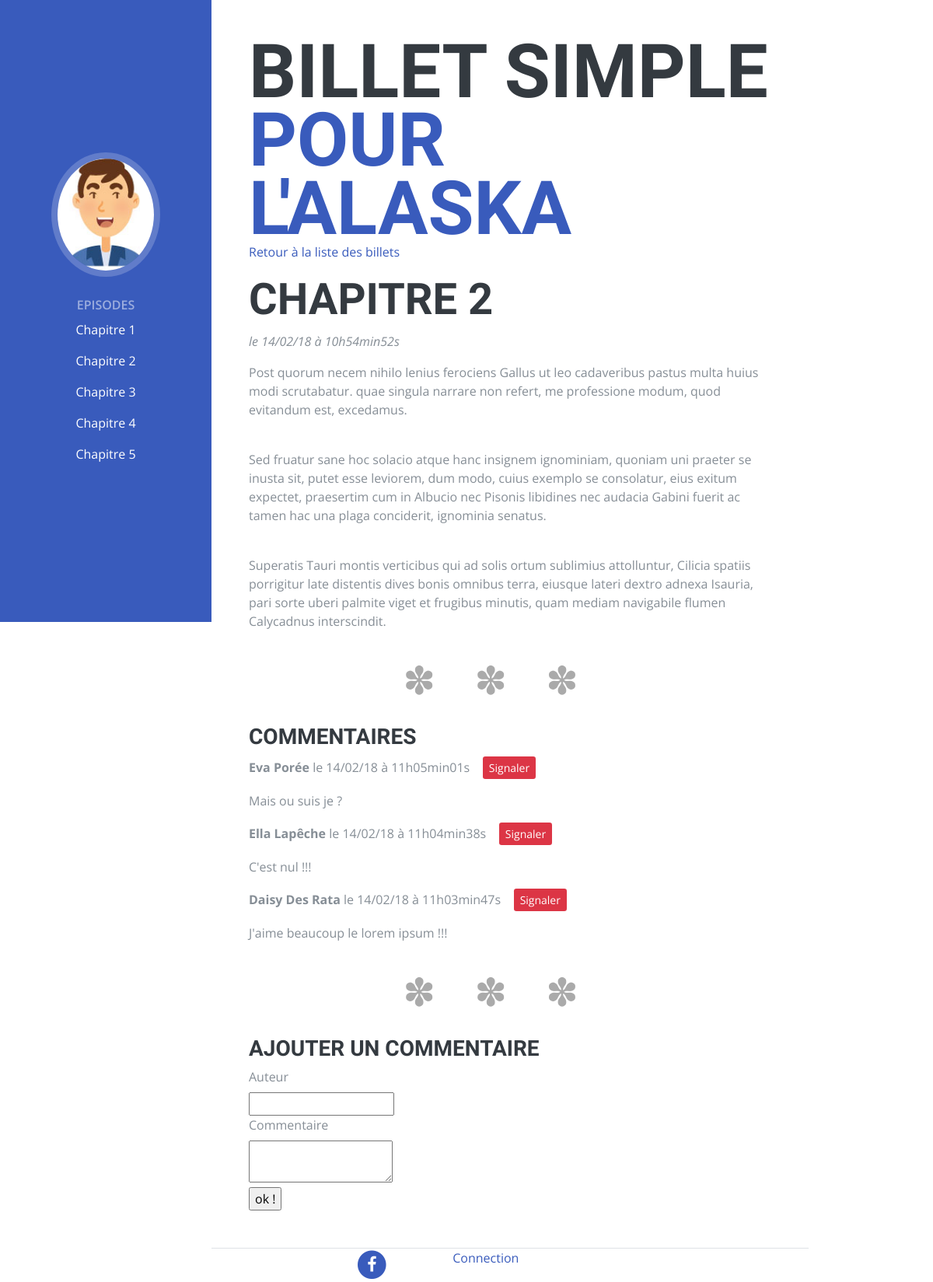
Page /index.php?action=post&id=24 on the earlier database version.
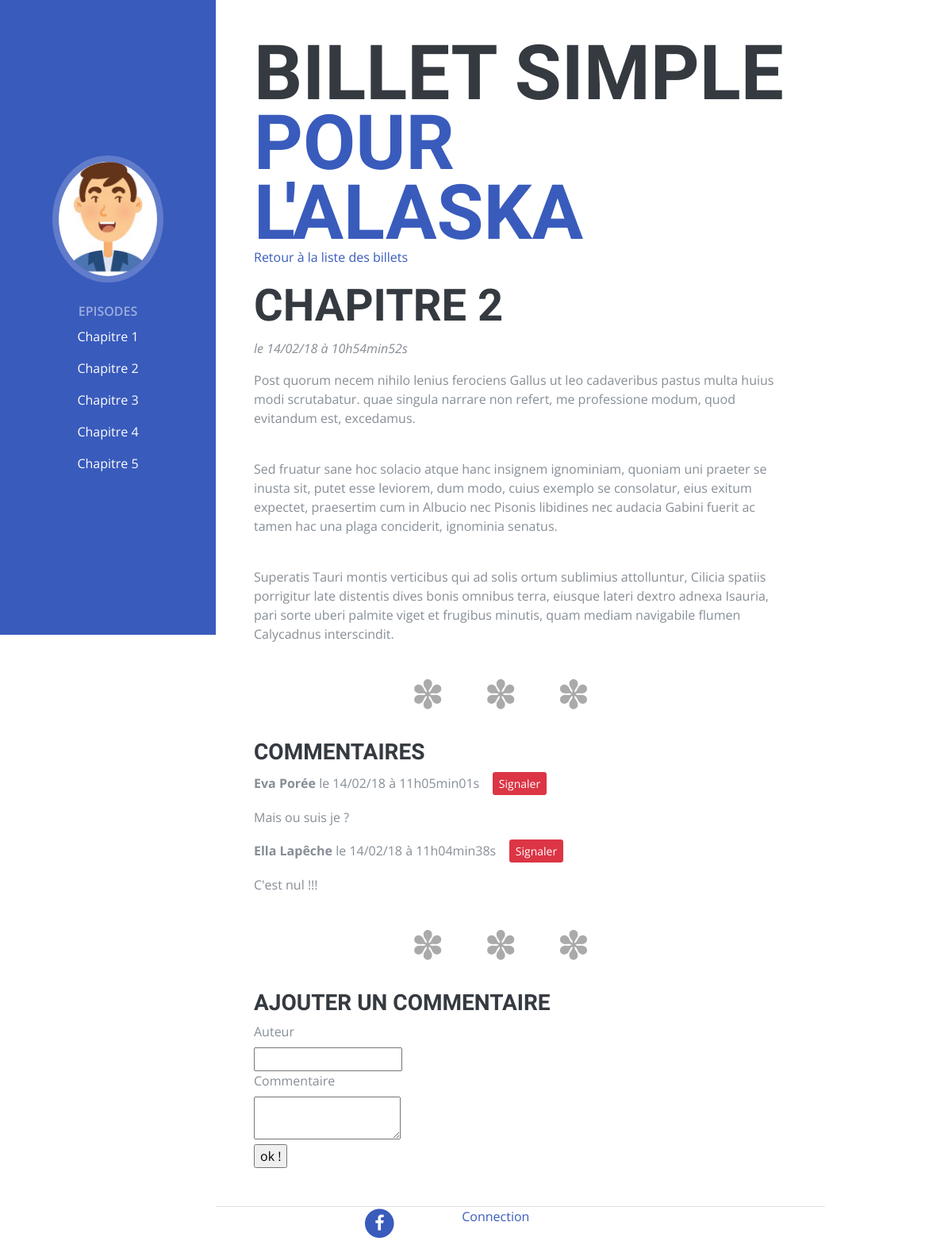
Same page on the later database version.
### tables this page shows
CREATE TABLE `posts` (
  `id` int(11) NOT NULL,
  `title` varchar(255) NOT NULL,
  `content` text NOT NULL,
  `author` varchar(255) NOT NULL DEFAULT 'Jean Forteroche',
  `datecreation` datetime NOT NULL DEFAULT CURRENT_TIMESTAMP
);

CREATE TABLE `comments` (
  `id` int(11) NOT NULL,
  `post_id` int(11) NOT NULL,
  `alert` int(11) NOT NULL DEFAULT '1',
  `author` varchar(255) NOT NULL,
  `comment` text NOT NULL,
  `comment_date` datetime NOT NULL
);

### controller/frontend.php (called while the page is built, shortened)
<?php
require_once('model/PostManager.php');
require_once('model/CommentManager.php');
function post() {
	$postManager = new PostManager();
	$commentManager = new CommentManager();
	$post = $postManager->getPost($_GET['id']);
	$posts = $postManager->getPosts();
	$comments = $commentManager->getComments($_GET['id']);
	require('view/frontend/postView.php');
}

### model/PostManager.php (called while the page is built, shortened)
<?php
class PostManager extends Manager {
	public function getPosts() {
		$db = $this->dbconnect();
		$req = $db->query('SELECT id, title, content, DATE_FORMAT(datecreation, \'%d/%m/%Y à %Hh%imin%ss\') AS date_creation_fr FROM posts ORDER BY title ASC LIMIT 0, 10');
		$posts = $req->fetchAll();
		return $posts;
	}
	public function getPost($postId) {
		$db = $this->dbconnect();
		$req = $db->prepare('SELECT id, title, content, DATE_FORMAT(datecreation, \'%d/%m/%y à %Hh%imin%ss\') AS date_creation_fr FROM posts WHERE id = ?');
		$req->execute(array($postId));
		$post = $req->fetch();
		return $post;
	}
}

### model/CommentManager.php (called while the page is built, shortened)
<?php
class CommentManager extends Manager {
	public function getComments($postId) {
		$db = $this->dbConnect();
		$comments = $db->prepare('SELECT id, post_id, author, comment, alert, DATE_FORMAT(comment_date, \'%d/%m/%y à %Hh%imin%ss\') AS comment_date_fr FROM comments WHERE post_id = ? AND alert <= 2 order by comment_date DESC');
		$comments->execute(array($postId));
		return $comments;
	}
}

### view/frontend/postView.php (the view, shortened to what this page needs)
<div class="container-fluid p-0">
      <section class="resume-section p-3 p-lg-5 d-flex d-column" id="about">
        <div class="my-auto">
          <h1 class="mb-0">Billet simple
            <span class="text-primary">pour l'Alaska</span>
          </h1>
<p><a href="index.php?action=listPosts">Retour à la liste des billets</a></p>
<div class="news">
	<h2>
		<?php echo htmlspecialchars($post['title']); ?>
	</h2>
		<em>le <?php echo $post['date_creation_fr']; ?></em>
	<p>
		<?php
		echo nl2br($post['content']);
		?>
	</p>
</div>
<h3>Commentaires</h3>
<?php
while ($comment = $comments->fetch())
{
?>
	<p><strong><?= htmlspecialchars($comment['author']) ?></strong> le <?= $comment['comment_date_fr']?> &nbsp;&nbsp;&nbsp;<a type="submit" class="btn-sm btn-danger button"  href="index.php?action=alertcom&amp;id=<?=$comment['id'] ?>" role="button">Signaler</a></p>
	<p><?= nl2br(htmlspecialchars($comment['comment'])) ?></p>
<?php
	}
?>
<h3>Ajouter un commentaire</h3>
<form action="index.php?action=addComment&amp;id=<?= $post['id'] ?>" method="POST">
	<div>
		<label for="author">Auteur</label><br />
		<input type="text" id="author" name="author">
	</div>
	<div>
		<label for="comment">Commentaire</label><br />
		<textarea id="comment" name="comment"></textarea>
	</div>
	<div>
		<input type="submit" name="envoyer" value="ok !">
	</div>
</form>
</div>
<?php $content = ob_get_clean(); ?>
<?php require('template.php'); ?>

### index.php (shortened to what this page needs)
	<?php
	require('controller/frontend.php');
try {
		if (isset($_GET['action'])) {
			if ($_GET['action'] == 'listPosts') {
			listPosts();
			}
			elseif ($_GET['action'] == 'post') {
				if (isset($_GET['id']) && $_GET['id'] > 0) {
					post();
				}
				else {
					throw new Exception('aucun identifiant de billet envoyé');
				}
			}
			elseif ($_GET['action'] == 'connexion') {
					connexion();
			}
		}
		else {
			index();
		}
	}
	catch(Exception $e)  {
		$postManager = new PostManager();
		$posts = $postManager->getPosts();
		$errorMessage = $e->getMessage();
		require('view/frontend/errorView.php');
	}

### view/frontend/template.php (shortened to what this page needs)
<!DOCTYPE html>
<html lang="en">
  <head>
    <link href="public/vendor/bootstrap/css/bootstrap.min.css" rel="stylesheet">
    <link href="public/vendor/font-awesome/css/font-awesome.min.css" rel="stylesheet">
    <link href="public/vendor/devicons/css/devicons.min.css" rel="stylesheet">
    <link href="public/vendor/simple-line-icons/css/simple-line-icons.css" rel="stylesheet">
    <link href="public/css/resume.min.css" rel="stylesheet">
     <link href="public/css/styles.css" rel="stylesheet">
  </head>
<body id="page-top">
    <?php require('menu.php') ?>
    <div class="row">
        <div class = col-lg-10>
            <?= $content ?>
        </div>
    </div>
    <div class = "row">
        <div class="col-lg-12">
            <?php require('footer.php') ?>
        </div>
    </div>
</body>
</html>

### view/frontend/menu.php (shortened to what this page needs)
  <nav class="navbar navbar-expand-lg navbar-dark bg-primary fixed-top" id="sideNav">
      <a class="navbar-brand js-scroll-trigger" href="index.php">
        <span class="d-none d-lg-block">
          <img class="img-fluid img-profile rounded-circle mx-auto mb-2" src="public/img/profile.jpg" alt="">
        </span>
      </a>
      <div class="collapse navbar-collapse" id="navbarSupportedContent">
        <ul class="navbar-nav">
          <li class="nav-item">
            <a class="nav-link js-scroll-trigger" href="index.php?action=listPosts">Episodes</a>
          </li>
          <li class="nav-item">
          	<?php
foreach ($posts as $data)
{
?>
      <p><a href="index.php?action=post&amp;id=<?= $data['id'] ?>" style = "color:white;"><?php echo htmlspecialchars($data['title']); ?></a></p>
    <?php
    }
      ?>
           </li>
        </ul>
      </div>
    </nav>

### view/frontend/footer.php
<section class="footer id="footer">
	<div class = "row">
            <div class="col-lg-8">
              <a href="#">
                <span class="fa-stack fa-lg">
                  <i class="fa fa-circle fa-stack-2x"></i>
                  <i class="fa fa-facebook fa-stack-1x fa-inverse"></i>
                </span>
              </a>
            </div>
            <div class="col-lg-4">
               	<a href="index.php?action=connexion">Connection</a>
            </div>
      </div>
</section>

### public/css/styles.css (style rules this page uses)
.bg-primary { background-color: #395BBC!important; }
.text-primary { color: #395BBC !important; }
a { color: #395BBC; }
section { padding-left: 200px !important; padding-right: }

Differences in the rows shown:
no longer on this page (row edited): comments: author "Daisy Des Rata", comment_date_fr "14/02/18 à 11h03min47s", comment "J'aime beaucoup le lorem ipsum !!!"
